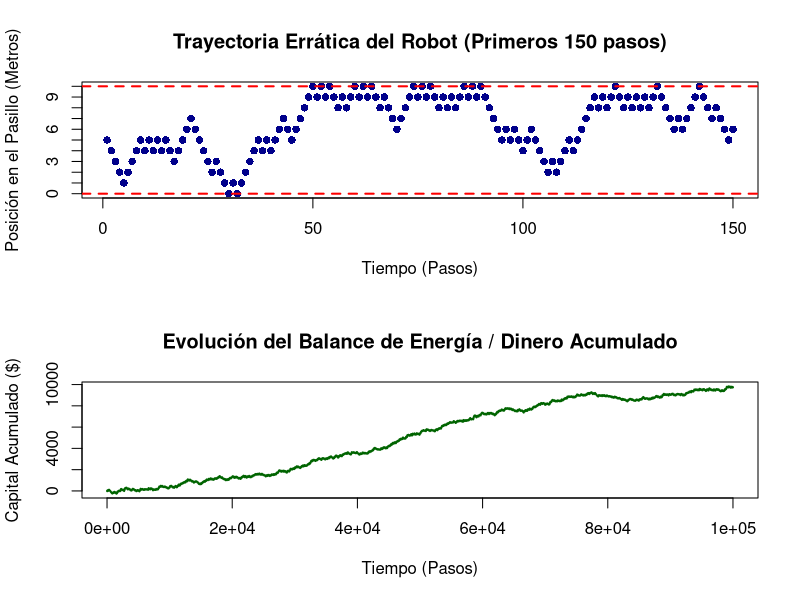

Write R code to recreate this figure.
# ==============================================================================
# TP MODELADO Y SIMULACIÓN - EJERCICIO 5.2 (EL ROBOT EN EL PASILLO)
# ==============================================================================

# --- PARTE 1: SIMULACIÓN ESTOCÁSTICA (Monte Carlo sobre Cadena de Markov) ------
k <- 10       # Longitud del pasillo (estados del 0 al k)
pasos <- 100000
coordenadas <- numeric(pasos)

# Estado inicial: El robot arranca en el medio del pasillo (metro 5)
coordenadas[1] <- 5 

balance <- 0
historial_financiero <- numeric(pasos)

set.seed(42)  # Semilla para que el azar sea reproducible

for(t in 2:pasos) {
  actual <- coordenadas[t-1]
  
  # LÓGICA DE MOVIMIENTO DE DOBROW (Matriz de Transición)
  if (actual == 0) {
    coordenadas[t] <- 1      # Si chocó la pared 0, el empujón lo manda al 1
  } else if (actual == k) {
    coordenadas[t] <- k - 1  # Si chocó la pared k, el empujón lo manda al k-1
  } else {
    # Si está en el medio, tira la moneda de 2 caras (Cara = +1, Ceca = -1)
    moneda <- sample(c(-1, 1), 1)
    coordenadas[t] <- actual + moneda
  }
  
  # SISTEMA CONTABLE (Costos y Recompensas)
  if (coordenadas[t] == 0 || coordenadas[t] == k) {
    balance <- balance + k   # Chocó la pared: activa sensor y recarga (+ $k)
  } else {
    balance <- balance - 1   # Pasillo interno: gasto de batería por avanzar (- $1)
  }
  historial_financiero[t] <- balance
}

ganancia_promedio_simulada <- balance / pasos
print(paste("Ganancia promedio por paso (Simulada): $", round(ganancia_promedio_simulada, 4)))


# --- PARTE 2: VALIDACIÓN TEÓRICA MACRO (Distribución Estacionaria) ------------
# La teoría matemática de Dobrow demuestra que en una caminata reflectante,
# la probabilidad a largo plazo de estar en los bordes es 1/(2k) y en el medio es 1/k.

pi_bordes <- 1 / (2 * k)
pi_internos <- 1 / k

# Esperanza Matemática de la ganancia por paso:
ganancia_teorica_por_paso <- (2 * pi_bordes * k) + ((k - 1) * pi_internos * (-1))
print(paste("Ganancia promedio por paso (Teórica): $", round(ganancia_teorica_por_paso, 4)))


# --- PARTE 3: GRÁFICOS PARA EL INFORME ----------------------------------------
# Configuramos la pantalla para ver dos gráficos juntos
par(mfrow = c(2, 1))

# Gráfico 1: El vaivén del robot (Primeros 150 pasos)
plot(coordenadas[1:150], type = "b", col = "darkblue", pch = 16, lty = 3,
     main = "Trayectoria Errática del Robot (Primeros 150 pasos)",
     xlab = "Tiempo (Pasos)", ylab = "Posición en el Pasillo (Metros)",
     yaxt = "n")
axis(2, at = 0:k, labels = 0:k)
abline(h = c(0, k), col = "red", lty = 2, lwd = 2) # Paredes físicas

# Gráfico 2: El orden financiero emergente (Los 10.000 pasos completos)
plot(historial_financiero, type = "l", col = "darkgreen", lwd = 2,
     main = "Evolución del Balance de Energía / Dinero Acumulado",
     xlab = "Tiempo (Pasos)", ylab = "Capital Acumulado ($)")
